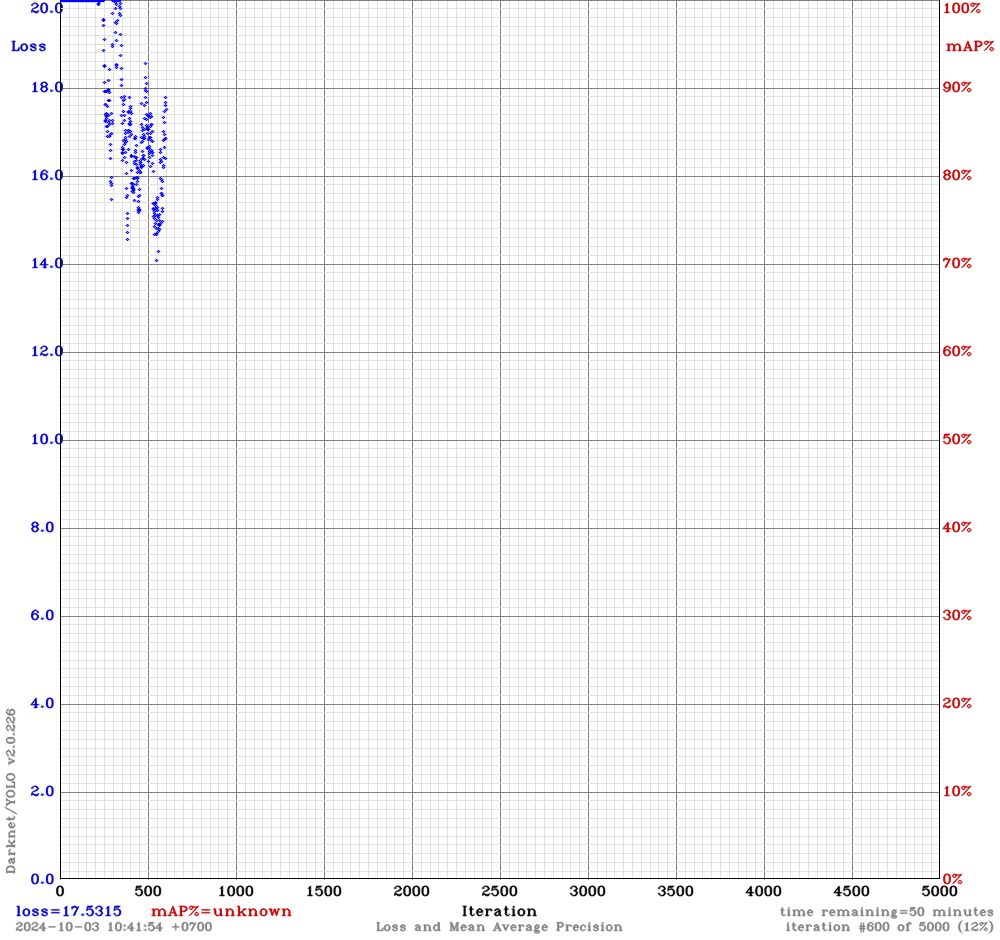
#> input picture nn/yolov4/chart.png, 1000 x 940 px
$ python -i eliminate_color.py   (imports and definitions only)
#> lines starting #> are read from the running program, lines starting #| are printed output that depends on the picture
import cv2
import matplotlib.pyplot as plt
import os
import numpy as np
from src.utils.img_utils import *
from tesseract_ocr import tesseract_ocr

THRESHOLD_AREA = 0.01 # If decrease -> take less components
ASPECT_RAITO = [1/5, 10] # If increase -> take more large components
AREA = [30, 2000]


# [4 lines left out: function read_image, not called in this run]


def color_distance(color1, color2):
    return np.sqrt(np.sum((color1 - color2) ** 2))


# [9 lines left out: function eliminate_color, not called in this run]


def thresholding(image, binaryThresh=180, kernel_size=(3, 3), iter=3, otsu_flag=False):
    # imgFloat = image.astype(np.float32) / 255
    #
    # # Extracting the k channel (black channel)
    # kChannel = 1 - np.max(imgFloat, axis=2)
    # kChannel = (255 * kChannel).astype(np.uint8)  # Convert back to unit 8

    grayImage = cv2.cvtColor(image, cv2.COLOR_BGR2GRAY)

    # Thresholding the k channel
    if otsu_flag:
        _, binaryImage = cv2.threshold(grayImage, binaryThresh, 255, cv2.THRESH_BINARY_INV+cv2.THRESH_OTSU)
    else:
        binaryImage = cv2.adaptiveThreshold(grayImage,
                                   255,  # maximum value assigned to pixel values exceeding the threshold
                                   cv2.ADAPTIVE_THRESH_GAUSSIAN_C,  # gaussian weighted sum of neighborhood
                                   cv2.THRESH_BINARY_INV,  # thresholding type
                                   3,  # block size (5x5 window)
                                   3)  # constant

    # kernel = cv2.getStructuringElement(cv2.MORPH_RECT, kernel_size)
    # mask_image = cv2.morphologyEx(binaryImage, cv2.MORPH_DILATE, kernel, iterations=iter)

    return binaryImage


# [109 lines left out: functions erode_specific_component, remove_vertical_line, check_connected_component, remove_cc, check_area, check_aspect_raito and 2 more, not called in this run]


# [36 lines not run here, left out]

>>> import cv2
>>> picture = cv2.imread('../../nn/yolov4/chart.png')
#> picture is the input picture: shape (940, 1000, 3); mean B, G, R 245.6, 244.7, 245.2
>>> result = thresholding(picture)
#> in thresholding, `binaryImage = cv2.adaptiveThreshold(grayImage, 255,`:
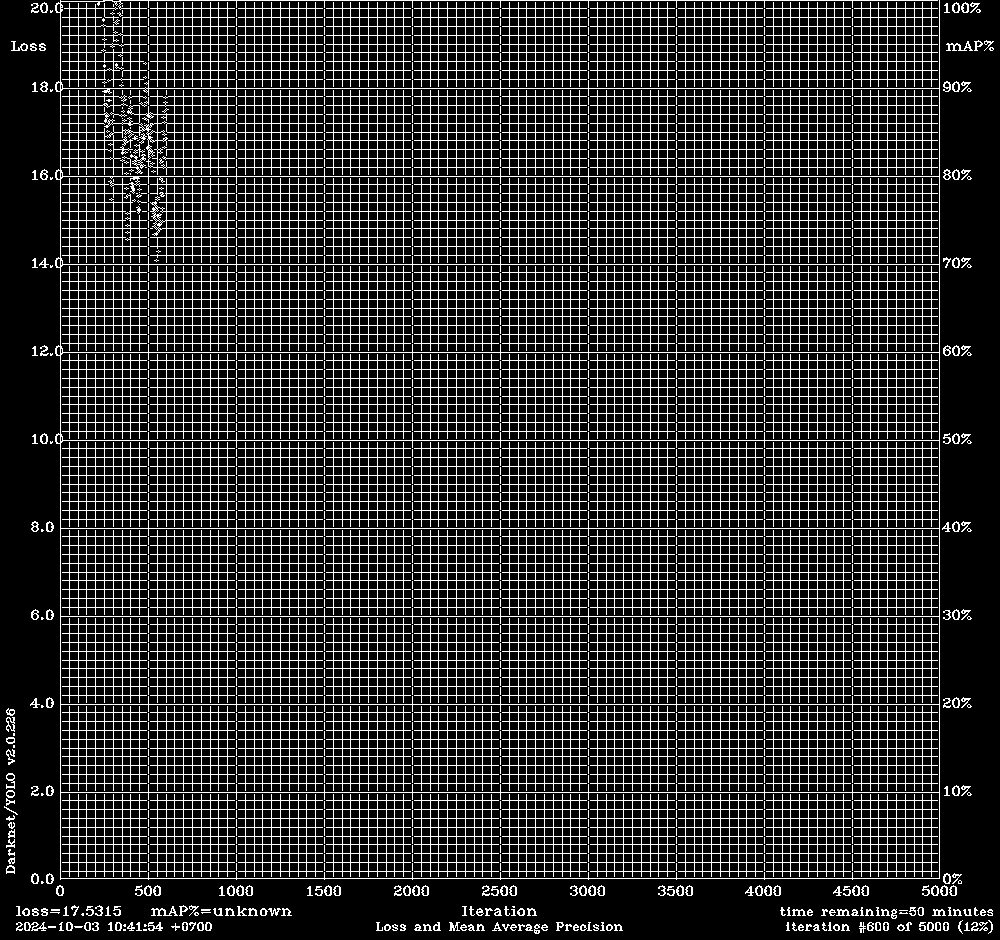
#> binaryImage: shape (940, 1000); 18.4% white in thin lines or dots
